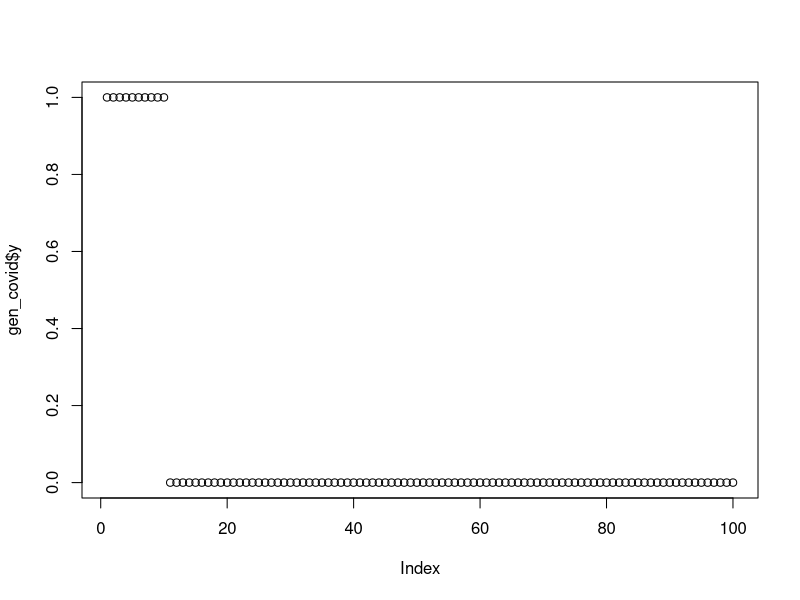

Write R code to recreate this figure.


gen_normal_rw <- function(len, sd1 = 1, sd2 = 1, x0 = 1, y0 = 1){
  x <- rep(0, len)
  y <- rep(0, len)
  x[1] = x0
  y[1] = y0
  
  for(i in 2:len){
    x[i] <- rnorm(1, x[i-1], sd1)
    y[i] <- rnorm(1, x[i], sd2)
  }
  
  return(data.frame(idx = 1:len, x=x, y=y))
}


gen_bound_pois_rw <- function(len, sd1 = 1, x0 = 1, y0 = 1){
  x <- rep(0, len)
  y <- rep(0, len)
  x[1] = x0
  y[1] = y0
  
  for(i in 2:len){
    x[i] <- rnorm(1, x[i-1], sd1)
    while(x[i]<0){
      x[i] <- rnorm(1, x[i-1], sd1)
    }
    y[i] <- rpois(1, x[i])
  }
  return(data.frame(idx = 1:len, x=x, y=y))
}



# Generate covid data

# 1. Gen list of R
# 2. Set generation interval distribution, gamma(a, b)


gen_covid_rw <- function(len, sd1 = 0.3, x0 = 1.2, y0 = 1, a = 2, b = 2){
  x <- rep(0, len)
  y <- rep(0, len)
  ls <- rep(0, len)
  
  cut = 10
  x[1:cut] = x0
  y[1:cut] = y0
  
  w_all <- dgamma(1:len, shape = a, scale = b)
  
  
  ### Generate R ###
  for(i in 2:len){
    x[i] <- rnorm(1, x[i-1], sd1)
    while(x[i] < 0.5 || x[i] > 3 ){
      x[i] <- rnorm(1, x[i-1], sd1)
    }
  }
  
  for(j in cut:len){
    rate <- x[j] * sum(y[j-1:1] * w_all[1:j-1])
    ls[j] <- rate
    y[j] <- rpois(1, lambda = rate)
  }
  return(data.frame(idx = 1:len, x=x, y=y, lambdas = ls))
}

gen_covid_rw(100)

gen_covid <- gen_covid_rw(100)
plot(gen_covid$y)
